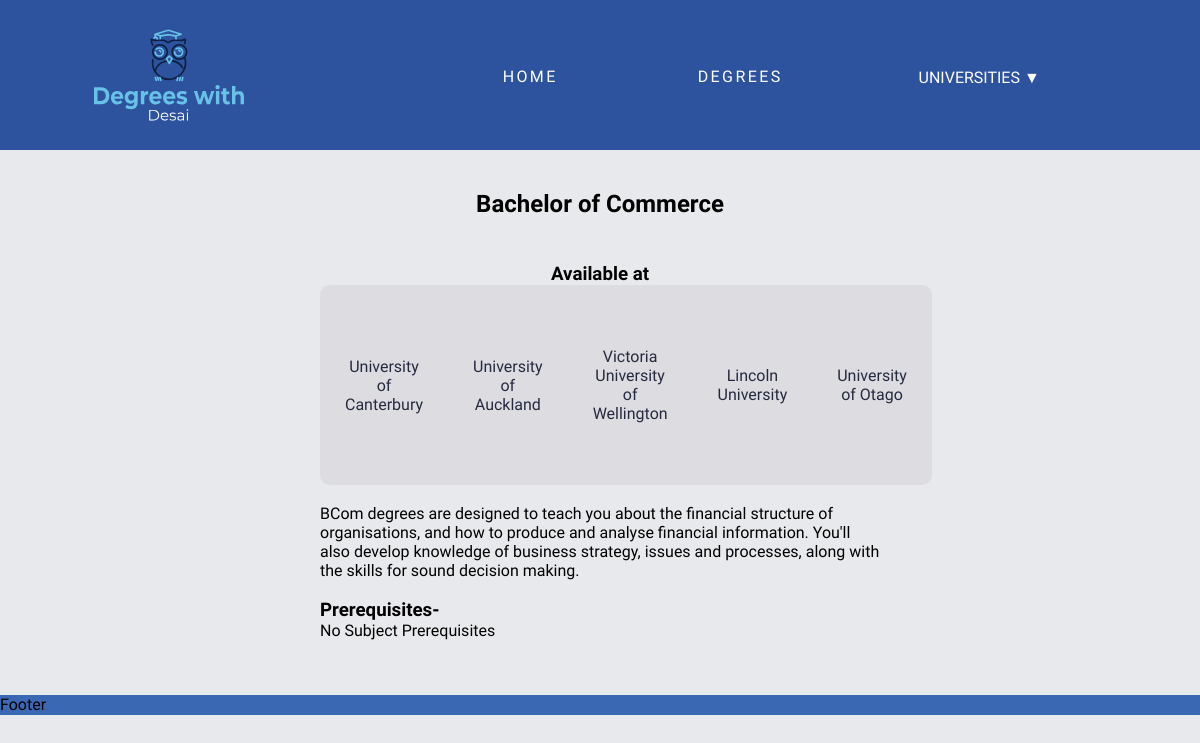
/degree/2, run on the app's committed database.
### models.py (models this page shows)
class Degree(db.Model):
    __tablename__ = 'Degree'
    id = db.Column(db.Integer, primary_key=True)
    name = db.Column(db.String())
    description = db.Column(db.String())
    likes = db.Column(db.Integer)
    universities = db.relationship('University', secondary=UniversityDegree, back_populates='degrees')
    prerequisites = db.relationship('Prerequisites', back_populates='degrees')

class University(db.Model):
    __tablename__ = 'University'
    id = db.Column(db.Integer, primary_key=True)
    name = db.Column(db.String())
    details = db.Column(db.String())
    location = db.Column(db.String())
    degrees = db.relationship('Degree', secondary=UniversityDegree, back_populates='universities')

### main.py (the view)
@app.route('/degree/<int:id>')
def degree(id):
  degree = models.Degree.query.filter_by(id=id).first_or_404()
  universities = degree.universities
  prereq = degree.prerequisites
  prereq_uni = [req.uid for req in prereq]
  return render_template('degree.html', degree = degree, universities = universities, prereq = prereq, prereq_uni = prereq_uni)

### main.py (called while the page is built)
@app.context_processor
def context_processor():
  uni = models.University.query.all()
  return dict(uni=uni)

### templates/degree.html
{% extends 'layout.html' %}
{% block content %}
<div class="title">
    <h2>Bachelor of {{degree.name}} </h2>
</div>
<div class="degree">
    <div class="available">
        <h3>Available at</h3>
        <table class="table">
            <tr>
                {% for university in universities %}
                <td>
                    <a href="{{ url_for('university', id = university.id) }}">{{ university.name }}</a>
                </td>
                {% endfor %}
            </tr>
        </table>
    </div>
    <br>
    <p>{{ degree.description }}</p>
    <div class ="prereq">
        <br>
        <h3>Prerequisites-</h3>
        {% if prereq %}
        {% for uni in universities %}
            {% if uni.id in prereq_uni %}
                <h4>{{uni.name}}:</h4>
            {% for req in prereq %}
                {% if uni.id == req.uid %}
                    {% if req.rankscore %}
                        Rankscore: {{req.rankscore}}
                    {% endif %}
                    <div class="prereq_text">
                    <p>
                        {{req.subjects.name}}
                        {% if req.other %}
                            <sup>*{{req.other}}</sup>
                        {% endif %}
                    </p>
                    </div>
                {% endif %}
            {% endfor %}
            <br>
            {% endif %}
        {% endfor %}
        {% else %}
            <p>No Subject Prerequisites</p>
        {% endif %}
    </div>
</div>
{% endblock %}

### static/css/style.css (style rules this page uses)
:root { --clr_primary:#2d539e; --clr_secondary: #3a68b3; --clr_tertiary: #262a3f; --clr_bg: #e8e9ec; }
* { margin:0; padding:0; box-sizing: border-box; font-family: 'Exo 2', sans-serif; }
body { background: var(--clr_bg); }
a { text-decoration: none; color: var(--clr_primary); }
h2 { text-align: center; margin: 40px; }
table { width: 0%; height: 25vh; margin: 0 auto; border-spacing: 0px; border-radius: 10px; background-color: #262a3f10; }
table tr { border: 1px solid var(--clr_tertiary); }
table td { width: calc(100%/8); }
table td a { color: #262a3f; display: inline-block; padding: 10px 25px; position: relative; width: 25%; }
table:nth-child(even) a { float: right; width: 100%; height: 100%; text-align: center; display: flex; flex-direction: column; justify-content: space-around; }
table td a:after { background: none repeat scroll 0 0 transparent; bottom: 0; content: ""; display: block; height: 2px; left: 50%; position: absolute; background: #fff; transition: width 0.3s ease 0s, left 0.3s ease 0s; width: 0; }
.degree { margin: 0 auto; width: 50%; padding: 5px; }
.available { text-align: center; }
.title { text-align: center; }

### data on the page
Degree: name "Commerce", description "BCom degrees are designed to teach you about the financial structure of organisations, and how to produce and analyse financial information. You'll also develop knowledge of business strategy, issues and processes, along with the skills for sound decision making."
University: name "University of Canterbury"
University: name "University of Auckland"
University: name "Victoria University of Wellington"
University: name "Lincoln University"
University: name "University of Otago"
